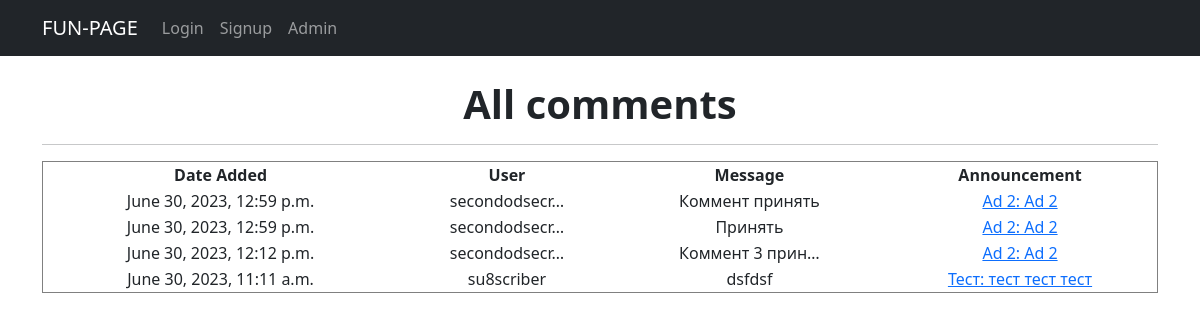
Page /comments/ on the committed database.
### fun/models.py (models this page shows, shortened)
class Comment(models.Model):
    user = models.ForeignKey(User, on_delete=models.CASCADE)
    date = models.DateTimeField(auto_now_add=True)
    announcement = models.ForeignKey('Announcement', on_delete=models.CASCADE)
    content = models.TextField()

class Announcement(models.Model):
    title = models.CharField(max_length=100)
    text = models.TextField()
    category = models.ForeignKey(Category, on_delete=models.CASCADE)
    author = models.ForeignKey(User, default=1, on_delete=models.CASCADE)
    date_added = models.DateTimeField(auto_now_add=True)
    image = models.ImageField(upload_to='images/', null=True, blank=True)
    video = models.FileField(upload_to='videos/', null=True, blank=True)
    likes = models.ManyToManyField(User, related_name="ad_like", blank=True)
    comments = models.ManyToManyField(Comment, related_name="commented_on", blank=True)
    def __str__(self):
        return f'{self.title.title()}: {self.text[:20]}'

### fun/views.py (the view)
# urls.py: path('comments/', CommentView.as_view(), name='comments'),
class CommentView(ListView):
    model = Comment
    ordering = ['-date']
    paginate_by = 20
    template_name = 'comments_list.html'
    context_object_name = 'comments'
    def comments(request):
        comments = Comment.objects.all()
        ad = Announcement.objects.all()
        context = {'comments': comments, 'ad': ad}
        return render(request, 'comments_list.html', context)

### templates/comments_list.html (shortened to what this page needs)
{% extends 'flatpages/default.html' %}
{% block content %}
<h1><b> All comments </b></h1>
<hr>
{% if comments %}
        <table border="1" style="border-collapse: collapse; width: 100%; height: 36px;">
  <thead>
    <tr>
      <th>Date Added</th>
      <th>User</th>
      <th>Message</th>
      <th>Announcement</th>
    </tr>
  </thead>
  <tbody>
    {% for comment in comments %}
      <tr>
        <td>{{ comment.date }}</td>
        <td>{{ comment.user|truncatechars:13 }}</td>
        <td>{{ comment.content|truncatechars:15 }}</td>
        <td><a href="{% url 'ad' comment.announcement.pk %}">{{ comment.announcement|truncatechars:20 }}</a></td>
    {% endfor %}
  </tbody>
</table>
    {% else %}
        <h2> No comments </h2>
    {% endif %}
{% endblock content %}

### rows in the picture
Comment: date "June 30, 2023, 12:59 p.m.", user "secondodsecr…", content "Коммент принять", announcement "Ad 2: Ad 2"
Comment: date "June 30, 2023, 12:59 p.m.", user "secondodsecr…", content "Принять", announcement "Ad 2: Ad 2"
Comment: date "June 30, 2023, 12:12 p.m.", user "secondodsecr…", content "Коммент 3 прин…", announcement "Ad 2: Ad 2"
Comment: date "June 30, 2023, 11:11 a.m.", user "su8scriber", content "dsfdsf", announcement "Тест: тест тест тест"
